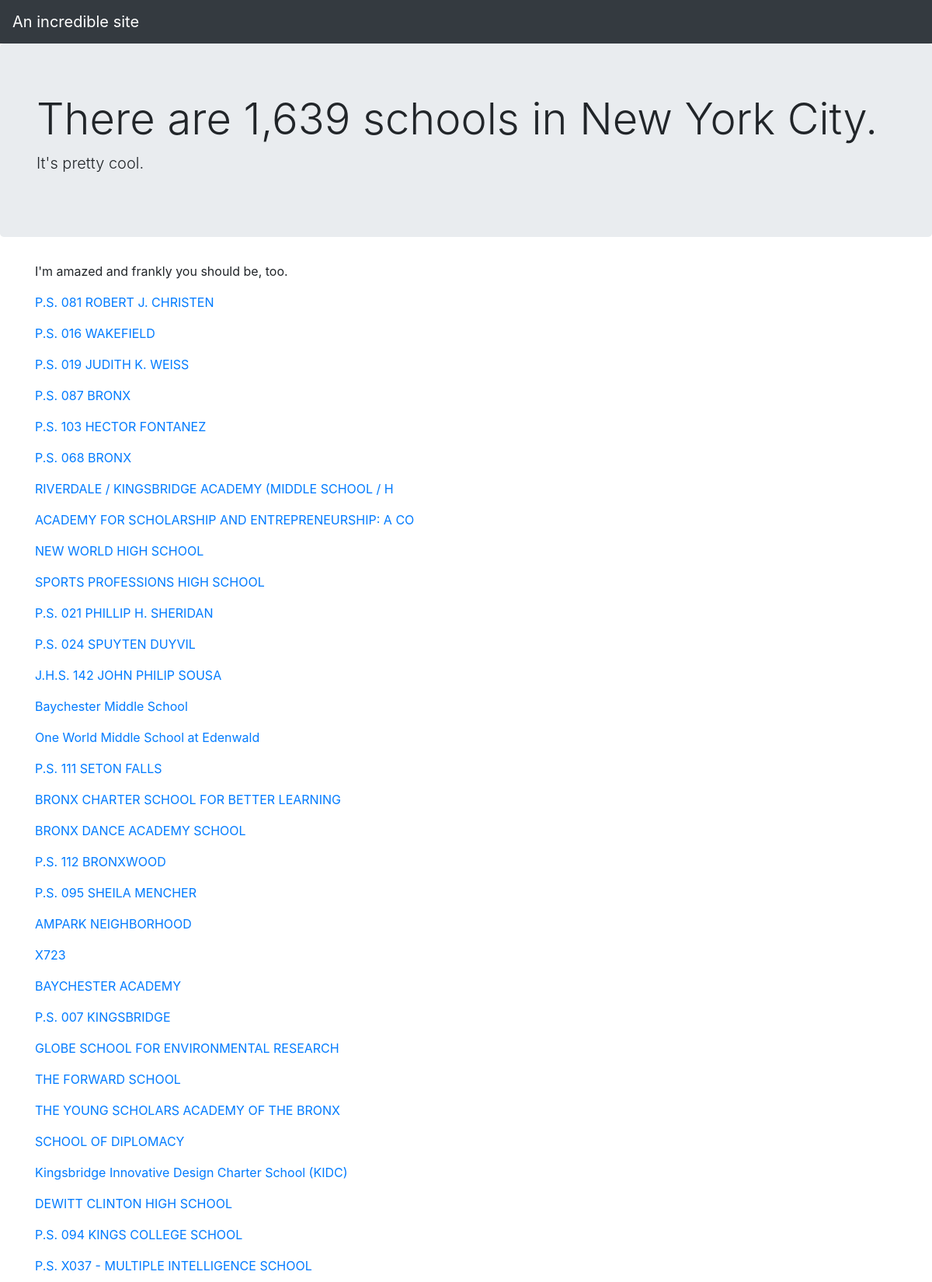
The page / (upper part) on the database its author committed.
### app.py (models this page shows)
class School(db.Model):
    __tablename__ = 'schools_geocoded'
    __table_args__ = {'extend_existing': True}
    LOC_CODE = db.Column(db.String(50), primary_key=True)

### app.py (the view)
@app.route("/")
def index():
    school_count = School.query.count()
    zip_schools = School.query.all()
    return render_template("list.html", count=school_count, schools=zip_schools, location='New York City')

### templates/list.html (shortened to what this page needs)
<!doctype html>
<html>
  <head>
    <link rel="stylesheet" href="https://stackpath.bootstrapcdn.com/bootstrap/4.3.1/css/bootstrap.min.css">
  </head>
  <body>
      <nav class="navbar navbar-expand-lg navbar-dark bg-dark">
        <a class="navbar-brand" href="#">An incredible site</a>
      </nav>
      <div class="jumbotron">
        <div class="container">
          <h1 class="display-4">There are {{ "{:,}".format(count) }} schools in {{ location.title() }}.</h1>
          <p class="lead">It's pretty cool.</p>
        </div>
      </div>
      <div class="container">
        <p>I'm amazed and frankly you should be, too.</p>
        {% for school in schools %}
          <p><a href="/schools/{{ school.LOC_CODE }}">{{ school.SCHOOLNAME }}</a></p>
        {% endfor %}
      </div>
  </body>
</html>

### rows shown on the page
School: SCHOOLNAME "P.S. 081 ROBERT J. CHRISTEN"
School: SCHOOLNAME "P.S. 016 WAKEFIELD"
School: SCHOOLNAME "P.S. 019 JUDITH K. WEISS"
School: SCHOOLNAME "P.S. 087 BRONX"
School: SCHOOLNAME "P.S. 103 HECTOR FONTANEZ"
School: SCHOOLNAME "P.S. 068 BRONX"
School: SCHOOLNAME "RIVERDALE / KINGSBRIDGE ACADEMY (MIDDLE SCHOOL / H"
School: SCHOOLNAME "ACADEMY FOR SCHOLARSHIP AND ENTREPRENEURSHIP: A CO"
School: SCHOOLNAME "NEW WORLD HIGH SCHOOL"
School: SCHOOLNAME "SPORTS PROFESSIONS HIGH SCHOOL"
School: SCHOOLNAME "P.S. 021 PHILLIP H. SHERIDAN"
School: SCHOOLNAME "P.S. 024 SPUYTEN DUYVIL"
School: SCHOOLNAME "J.H.S. 142 JOHN PHILIP SOUSA"
School: SCHOOLNAME "Baychester Middle School"
School: SCHOOLNAME "One World Middle School at Edenwald"
School: SCHOOLNAME "P.S. 111 SETON FALLS"
School: SCHOOLNAME "BRONX CHARTER SCHOOL FOR BETTER LEARNING"
School: SCHOOLNAME "BRONX DANCE ACADEMY SCHOOL"
School: SCHOOLNAME "P.S. 112 BRONXWOOD"
School: SCHOOLNAME "P.S. 095 SHEILA MENCHER"
School: SCHOOLNAME "AMPARK NEIGHBORHOOD"
School: SCHOOLNAME "X723"
School: SCHOOLNAME "BAYCHESTER ACADEMY"
School: SCHOOLNAME "P.S. 007 KINGSBRIDGE"
School: SCHOOLNAME "GLOBE SCHOOL FOR ENVIRONMENTAL RESEARCH"
School: SCHOOLNAME "THE FORWARD SCHOOL"
School: SCHOOLNAME "THE YOUNG SCHOLARS ACADEMY OF THE BRONX"
School: SCHOOLNAME "SCHOOL OF DIPLOMACY"
School: SCHOOLNAME "Kingsbridge Innovative Design Charter School (KIDC)"
School: SCHOOLNAME "DEWITT CLINTON HIGH SCHOOL"
School: SCHOOLNAME "P.S. 094 KINGS COLLEGE SCHOOL"
School: SCHOOLNAME "P.S. X037 - MULTIPLE INTELLIGENCE SCHOOL"

### other values the page prints
{{ "{:,}".format(count) }} "1,639"
{{ location.title() }} "New York City"
